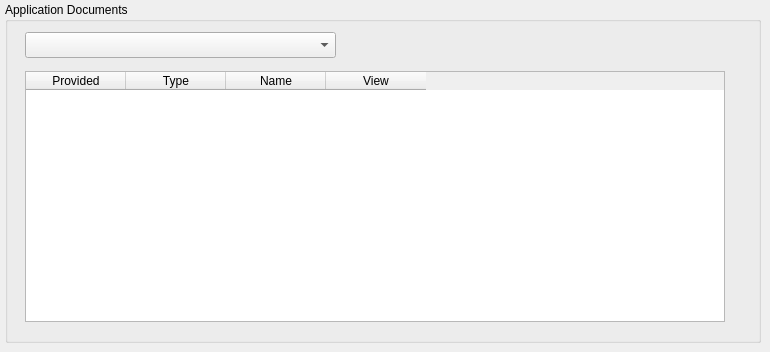
   <widget class="QWidget" name="tab_app_doc">
    <attribute name="title">
     <string>Application Documents</string>
    </attribute>
    <widget class="QGroupBox" name="documents_groupbox_2">
     <property name="geometry">
      <rect>
       <x>5</x>
       <y>2</y>
       <width>756</width>
       <height>341</height>
      </rect>
     </property>
     <property name="title">
      <string>Application Documents</string>
     </property>
     <widget class="QComboBox" name="applicant_documents_cbox">
      <property name="geometry">
       <rect>
        <x>20</x>
        <y>30</y>
        <width>311</width>
        <height>26</height>
       </rect>
      </property>
     </widget>
     <widget class="QTableWidget" name="app_doc_twidget">
      <property name="geometry">
       <rect>
        <x>20</x>
        <y>69</y>
        <width>700</width>
        <height>251</height>
       </rect>
      </property>
      <property name="editTriggers">
       <set>QAbstractItemView::NoEditTriggers</set>
      </property>
      <attribute name="horizontalHeaderCascadingSectionResizes">
       <bool>true</bool>
      </attribute>
      <attribute name="horizontalHeaderDefaultSectionSize">
       <number>100</number>
      </attribute>
      <attribute name="verticalHeaderCascadingSectionResizes">
       <bool>false</bool>
      </attribute>
      <column>
       <property name="text">
        <string>Provided</string>
       </property>
      </column>
      <column>
       <property name="text">
        <string>Type</string>
       </property>
      </column>
      <column>
       <property name="text">
        <string>Name</string>
       </property>
      </column>
      <column>
       <property name="text">
        <string>View</string>
       </property>
      </column>
     </widget>
    </widget>
   </widget>
